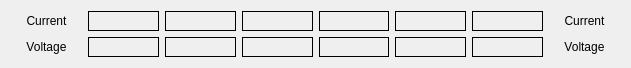
  <widget class="QWidget" name="layoutWidget">
   <property name="geometry">
    <rect>
     <x>13</x>
     <y>405</y>
     <width>631</width>
     <height>62</height>
    </rect>
   </property>
   <layout class="QGridLayout" name="gridLayout">
    <item row="0" column="0">
     <widget class="QLabel" name="currentLabel">
      <property name="text">
       <string>Current</string>
      </property>
      <property name="alignment">
       <set>Qt::AlignCenter</set>
      </property>
     </widget>
    </item>
    <item row="0" column="1">
     <widget class="QLabel" name="battery1Current">
      <property name="font">
       <font>
        <pointsize>12</pointsize>
       </font>
      </property>
      <property name="frameShape">
       <enum>QFrame::Box</enum>
      </property>
      <property name="text">
       <string/>
      </property>
     </widget>
    </item>
    <item row="0" column="2">
     <widget class="QLabel" name="battery2Current">
      <property name="font">
       <font>
        <pointsize>12</pointsize>
       </font>
      </property>
      <property name="frameShape">
       <enum>QFrame::Box</enum>
      </property>
      <property name="text">
       <string/>
      </property>
     </widget>
    </item>
    <item row="0" column="3">
     <widget class="QLabel" name="battery3Current">
      <property name="font">
       <font>
        <pointsize>12</pointsize>
       </font>
      </property>
      <property name="frameShape">
       <enum>QFrame::Box</enum>
      </property>
      <property name="text">
       <string/>
      </property>
     </widget>
    </item>
    <item row="0" column="4">
     <widget class="QLabel" name="load1Current">
      <property name="font">
       <font>
        <pointsize>12</pointsize>
       </font>
      </property>
      <property name="frameShape">
       <enum>QFrame::Box</enum>
      </property>
      <property name="text">
       <string/>
      </property>
     </widget>
    </item>
    <item row="0" column="5">
     <widget class="QLabel" name="load2Current">
      <property name="font">
       <font>
        <pointsize>12</pointsize>
       </font>
      </property>
      <property name="frameShape">
       <enum>QFrame::Box</enum>
      </property>
      <property name="text">
       <string/>
      </property>
     </widget>
    </item>
    <item row="0" column="6">
     <widget class="QLabel" name="panelCurrent">
      <property name="font">
       <font>
        <pointsize>12</pointsize>
       </font>
      </property>
      <property name="frameShape">
       <enum>QFrame::Box</enum>
      </property>
      <property name="text">
       <string/>
      </property>
     </widget>
    </item>
    <item row="0" column="7">
     <widget class="QLabel" name="currentLabel_2">
      <property name="text">
       <string>Current</string>
      </property>
      <property name="alignment">
       <set>Qt::AlignCenter</set>
      </property>
     </widget>
    </item>
    <item row="1" column="0">
     <widget class="QLabel" name="voltageLabel">
      <property name="layoutDirection">
       <enum>Qt::LeftToRight</enum>
      </property>
      <property name="text">
       <string>Voltage</string>
      </property>
      <property name="alignment">
       <set>Qt::AlignCenter</set>
      </property>
     </widget>
    </item>
    <item row="1" column="1">
     <widget class="QLabel" name="battery1Voltage">
      <property name="font">
       <font>
        <pointsize>12</pointsize>
       </font>
      </property>
      <property name="frameShape">
       <enum>QFrame::Box</enum>
      </property>
      <property name="text">
       <string/>
      </property>
     </widget>
    </item>
    <item row="1" column="2">
     <widget class="QLabel" name="battery2Voltage">
      <property name="font">
       <font>
        <pointsize>12</pointsize>
       </font>
      </property>
      <property name="frameShape">
       <enum>QFrame::Box</enum>
      </property>
      <property name="text">
       <string/>
      </property>
     </widget>
    </item>
    <item row="1" column="3">
     <widget class="QLabel" name="battery3Voltage">
      <property name="font">
       <font>
        <pointsize>12</pointsize>
       </font>
      </property>
      <property name="frameShape">
       <enum>QFrame::Box</enum>
      </property>
      <property name="text">
       <string/>
      </property>
     </widget>
    </item>
    <item row="1" column="4">
     <widget class="QLabel" name="load1Voltage">
      <property name="font">
       <font>
        <pointsize>12</pointsize>
       </font>
      </property>
      <property name="frameShape">
       <enum>QFrame::Box</enum>
      </property>
      <property name="text">
       <string/>
      </property>
     </widget>
    </item>
    <item row="1" column="5">
     <widget class="QLabel" name="load2Voltage">
      <property name="font">
       <font>
        <pointsize>12</pointsize>
       </font>
      </property>
      <property name="frameShape">
       <enum>QFrame::Box</enum>
      </property>
      <property name="text">
       <string/>
      </property>
     </widget>
    </item>
    <item row="1" column="6">
     <widget class="QLabel" name="panelVoltage">
      <property name="font">
       <font>
        <pointsize>12</pointsize>
       </font>
      </property>
      <property name="frameShape">
       <enum>QFrame::Box</enum>
      </property>
      <property name="text">
       <string/>
      </property>
     </widget>
    </item>
    <item row="1" column="7">
     <widget class="QLabel" name="voltageLabel_2">
      <property name="layoutDirection">
       <enum>Qt::LeftToRight</enum>
      </property>
      <property name="text">
       <string>Voltage</string>
      </property>
      <property name="alignment">
       <set>Qt::AlignCenter</set>
      </property>
     </widget>
    </item>
   </layout>
  </widget>
